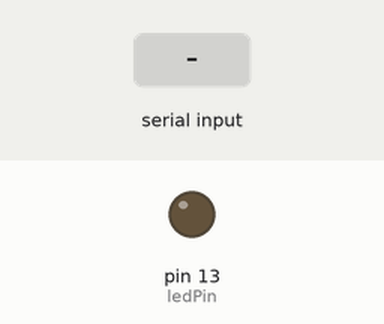
Bench run of a sketch on a simulated Arduino Uno, built with avr-gcc and run on an emulated ATmega328P. On the bench: output pins drawn as LEDs (lit = HIGH). The test bench sets the inputs (shaded band).

Above: at 1.2 s.
1.3 s: "1" received over Serial
At 6.1 s:
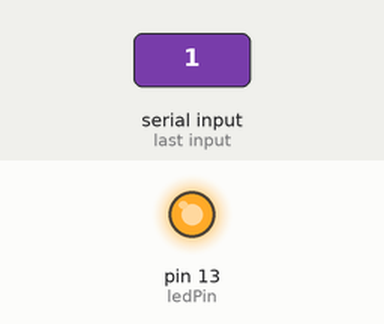
Timing chart, 0 to 7.8 s (numbered marks = the images above; inputs shaded):
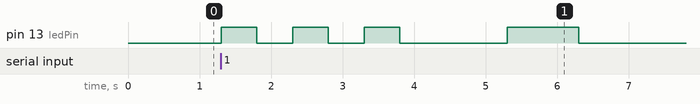

Measured:
- after the input at 1.3 s, pin 13 (ledPin): LOW → HIGH at once, → LOW 0.50 s later, → HIGH 0.50 s later, → LOW 0.50 s later, … (8 changes in this stretch)

The sketch:

Digitaal_zender.ino
```cpp
/*
  ASCII-encoder
  Door Jonas Meeuws
*/
//Variabelen
int ledPin = 13; // The Led's pin number ('Digital' pins on the PBC)
long rate = 9600;//Delay between transferred bits in ms^-1
float del = 500; //Source period
char buff[1];

//I/O configureren
void setup() {  //Hook at boot finish

  pinMode(ledPin, OUTPUT);
  Serial.begin(rate);

}

//4 controlebits en 1 byte (karakter) verzenden
void sendChar(char ch) { //Modulates power on ledPin using ASCII encoding

      digitalWrite(ledPin, HIGH);
      delay(del);
      digitalWrite(ledPin, LOW);
      delay(del);
      digitalWrite(ledPin, HIGH);
      delay(del);
      digitalWrite(ledPin, LOW);
      delay(del);

  for(int i=0; i<=7; i = i + 1) { //Run 8 times, for each bit in a byte

    bool currentBit = bitRead(ch, i); //Store the 'i'th' bit of the char
    digitalWrite(ledPin, currentBit);
    delay(del);

  }
}

//Seriële poort lezen
void loop() { //Constantly triggering hook
  if (Serial.available() > 0) {
    Serial.readBytes(buff, 1);
    sendChar(buff[0]);
  }
}
```
